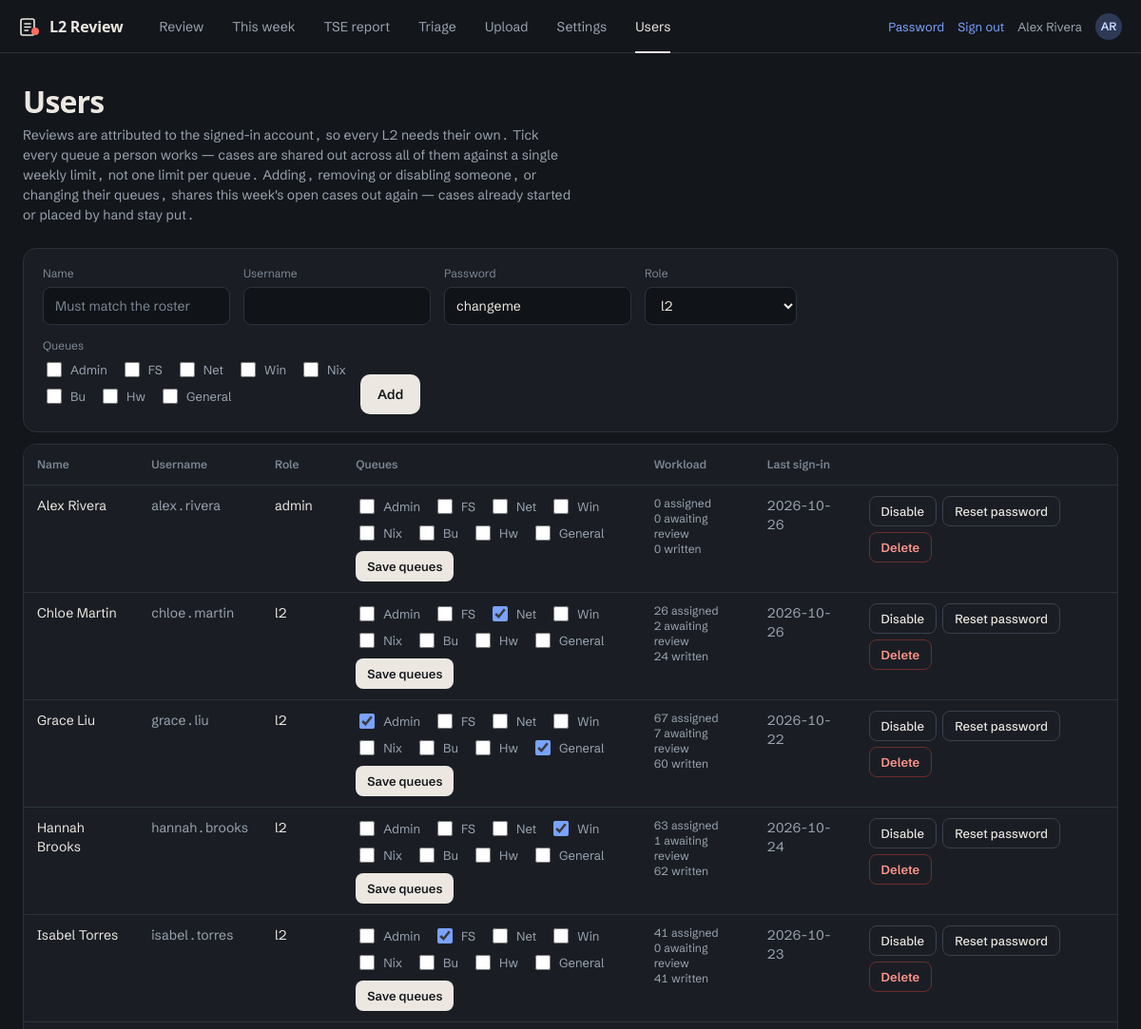
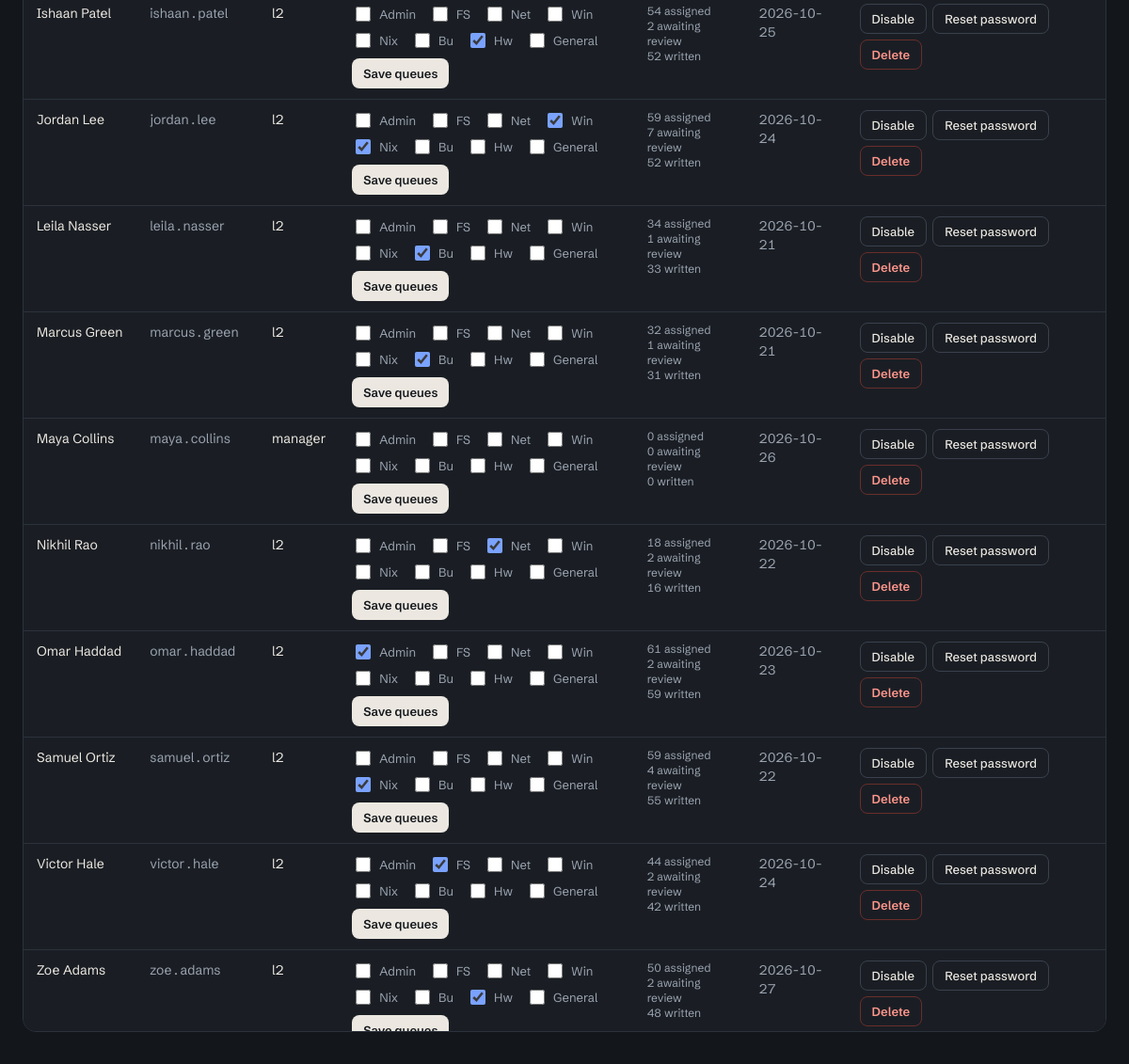
The app's page /users (signed in) with its own data (2 pictures, top to bottom).
### models.py (models this page shows)
class Base(DeclarativeBase):
    pass

class User(Base):
    __tablename__ = "users"
    id: Mapped[int] = mapped_column(primary_key=True)
    username: Mapped[str] = mapped_column(String(64), unique=True, index=True)
    display_name: Mapped[str] = mapped_column(String(128))
    password_hash: Mapped[str] = mapped_column(String(256))
    role: Mapped[str] = mapped_column(String(16), default="l2")   # admin | manager | l2
    active: Mapped[bool] = mapped_column(Boolean, default=True)
    must_change_password: Mapped[bool] = mapped_column(Boolean, default=True)
    created_at: Mapped[datetime] = mapped_column(DateTime, default=_now)
    last_login: Mapped[datetime | None] = mapped_column(DateTime, nullable=True)
    memberships: Mapped[list["QueueMembership"]] = relationship(back_populates="user")
    @property
    def is_admin(self) -> bool:
        return self.role == "admin"
    @property
    def can_see_all(self) -> bool:
        return self.role in ("admin", "manager")
    def queues(self) -> list[str]:
        return [m.queue for m in self.memberships]

### webapp.py (the view, shortened to what this page needs)
@app.route("/users", methods=["GET", "POST"])
@roles_required("admin")
def users_page():
    cfg = load_settings()
    with session_scope() as s:
        users = []
        for u in s.scalars(select(User).order_by(User.display_name)).all():
            act = svc.user_activity(s, u)
            users.append({"id": u.id, "username": u.username, "name": u.display_name,
                          "role": u.role, "active": u.active, "queues": u.queues(),
                          "last_login": u.last_login, **act})
    return render_template("users.html", users=users, queues=cfg["queues"])

### auth.py (called while the page is built)
def current_user() -> User | None:
    if "uid" not in session:
        return None
    if getattr(g, "_user", None) is None:
        with session_scope() as s:
            u = s.get(User, session["uid"])
            if u:
                _ = u.queues()          # load memberships before detaching
                s.expunge(u)
            g._user = u
    return g._user

def login_required(fn):
    @wraps(fn)
    def wrapper(*a, **kw):
        u = current_user()
        if not u:
            if request.method == "GET":
                session["next"] = request.full_path.rstrip("?")
            return redirect(url_for("login"))
        if u.must_change_password and fn.__name__ != "change_password":
            flash("Set a new password before continuing.")
            return redirect(url_for("change_password"))
        return fn(*a, **kw)
    return wrapper

def roles_required(*allowed):
    def deco(fn):
        @wraps(fn)
        @login_required
        def wrapper(*a, **kw):
            u = current_user()
            if u.role not in allowed:
                flash("That page is not available for your role.")
                return redirect(url_for("my_queue"))
            return fn(*a, **kw)
        return wrapper
    return deco

### services.py (called while the page is built)
def user_activity(sess, user: User) -> dict:
    open_cases = sess.scalar(
        select(func.count()).select_from(CaseWeek)
        .where(CaseWeek.assigned_to == user.display_name,
               CaseWeek.needs_review.is_(True))) or 0
    reviews = sess.scalar(
        select(func.count()).select_from(Review)
        .where(Review.author == user.display_name)) or 0
    assigned = sess.scalar(
        select(func.count()).select_from(CaseWeek)
        .where(CaseWeek.assigned_to == user.display_name)) or 0
    return {"open_cases": open_cases, "reviews": reviews, "assigned": assigned}

### store.py (called while the page is built)
@contextmanager
def session_scope():
    s = SessionLocal()
    try:
        yield s
        s.commit()
    except Exception:
        s.rollback()
        raise
    finally:
        s.close()

def load_settings() -> dict:
    with open(SETTINGS_PATH) as f:
        return json.load(f)

### webapp.py (called while the page is built)
@app.before_request
def _reset_user_cache():
    g._user = None

@app.context_processor
def _inject():
    s = load_settings()
    return {"me": current_user(), "settings": s, "buckets": s["buckets"],
            "queues": s["queues"]}

### templates/users.html (shortened to what this page needs)
{% extends "base.html" %}{% block body %}
<h1>Users</h1><p class="sub">Reviews are attributed to the signed-in account, so every L2 needs their
own. Tick every queue a person works — cases are shared out across all of them against a
single weekly limit, not one limit per queue. Adding, removing or disabling someone, or
changing their queues, shares this week's open cases out again — cases already started
or placed by hand stay put.</p>
<div class="card"><form method="post" class="filters"><input type="hidden" name="action" value="add">
 <div><label>Name</label><input name="display_name" placeholder="Must match the roster"></div>
 <div><label>Username</label><input name="username"></div>
 <div><label>Password</label><input name="password" value="changeme"></div>
 <div><label>Role</label><select name="role"><option>l2</option><option>manager</option><option>admin</option></select></div>
 <div><label>Queues</label><div class="qopts">
 {% for q in queues %}<label class="qopt"><input type="checkbox" name="queues" value="{{q}}">{{q}}</label>
 {% endfor %}</div></div>
 <div><button class="btn">Add</button></div>
</form></div>
<div class="card scroll"><table><tr><th>Name</th><th>Username</th><th>Role</th><th>Queues</th>
<th>Workload</th><th>Last sign-in</th><th></th></tr>
{% for u in users %}<tr class="{{'' if u.active else 'off'}}">
<td>{{u.name}}</td><td class="dim">{{u.username}}</td><td>{{u.role}}</td>
<td><form method="post"><input type="hidden" name="action" value="queues">
 <div class="qopts">
 {% for q in queues %}<label class="qopt">
  <input type="checkbox" name="queues" value="{{q}}" {{'checked' if q in u.queues}}>{{q}}</label>
 {% endfor %}</div>
 <button class="btn xs">Save queues</button></form></td>
<td class="xs dim">{{u.assigned}} assigned<br>{{u.open_cases}} awaiting review<br>{{u.reviews}} written</td>
<td class="dim">{{ u.last_login.strftime('%Y-%m-%d') if u.last_login else 'never' }}</td>
<td><form method="post" class="inline"><input type="hidden" name="user_id" value="{{u.id}}">
 <button class="btn alt xs" name="action" value="toggle">{{ 'Disable' if u.active else 'Enable' }}</button>
 <button class="btn alt xs" name="action" value="reset">Reset password</button>
 <button class="btn danger xs" name="action" value="delete"
  onclick='return confirm({{ ("Delete " ~ u.name ~ "?\n\n" ~ u.assigned ~ " case(s) assigned, " ~ u.open_cases ~ " still awaiting review, " ~ u.reviews ~ " review(s) written.\n\nReviews keep their name. Open work is handed to the rest of the queue.")|tojson }})'
  >Delete</button></form></td>
</tr>{% endfor %}</table></div>
{% endblock %}

### templates/base.html (shortened to what this page needs)
<!doctype html><html lang="en"><head><meta charset="utf-8">
<link rel="stylesheet" href="{{ url_for('static', filename='app.css') }}"></head><body>
{% if me %}
<header class="top">
 <a class="mark" href="/">
  L2 Review</a>
 <nav class="tabs" aria-label="Main">
  <a href="/" {{ 'aria-current=page' if request.path == '/' }}>Review</a>
  {% if me.can_see_all %}
  <a href="/dashboard" {{ 'aria-current=page' if request.path.startswith('/dashboard') }}>This week</a>
  <a href="/tse" {{ 'aria-current=page' if request.path.startswith('/tse') }}>TSE report</a>
  <a href="/triage" {{ 'aria-current=page' if request.path.startswith('/triage') }}>Triage</a>
  {% endif %}
  {% if me.is_admin %}
  <a href="/upload" {{ 'aria-current=page' if request.path.startswith('/upload') }}>Upload</a>
  <a href="/settings" {{ 'aria-current=page' if request.path.startswith('/settings') }}>Settings</a>
  <a href="/users" {{ 'aria-current=page' if request.path.startswith('/users') }}>Users</a>
  {% endif %}
 </nav>
 <div class="who">{% if demo %}<span class="demo-tag" title="Made-up data. Changes are temporary.">Demo</span>
  <span class="demo-switch">View as {% for k, p in personas.items() %}<a href="/demo/as/{{ k }}" {{ 'aria-current=true' if me.username == p[0] }}>{{ p[2] }}</a>{% endfor %}</span>
  <form method="post" action="/demo/reset" class="demo-reset"><button type="submit">Reset</button></form>
  {% else %}<a href="/password">Password</a>{% endif %}<a href="/logout">Sign out</a>
  <span>{{ me.display_name }}</span><span class="avatar" aria-hidden="true">{{ (me.display_name.split()|map('first')|join|upper)[:2] }}</span></div>
</header>
{% endif %}
<main class="{% block mainclass %}{% endblock %}">
{% block body %}{% endblock %}
</main></body></html>

### static/app.css (style rules this page uses)
:root { --ground: #13161B; --panel: #1A1E24; --raised: #232831; --well: #101318; --line: #2C323C; --line-strong: #3A414D; --paper: #ECE8E1; --muted: #9AA3AF; --faint: #7D8693; --signal: #7AA2FF; --bad: #FF6B5E; --warn: #E8B04A; --good: #6CCB8B; --ui: 'Schibsted Grotesk', system-ui, 'Segoe UI', sans-serif; --story: 'Newsreader', Georgia, serif; --ease: cubic-bezier(.2, .7, .2, 1); --r: 10px; }
* { box-sizing: border-box; }
body { margin: 0; background: var(--ground); color: var(--paper); font-family: var(--ui); font-size: 14px; line-height: 20px; font-variant-numeric: tabular-nums; -webkit-font-smoothing: antialiased; }
a { color: var(--signal); text-decoration: none; }
.top { height: 56px; display: flex; align-items: center; gap: 24px; padding: 0 20px; border-bottom: 1px solid var(--line); background: var(--ground); position: sticky; top: 0; z-index: 20; }
.mark { display: flex; align-items: center; gap: 10px; font-weight: 700; font-size: 16px; color: var(--paper); letter-spacing: -.01em; }
.tabs { display: flex; gap: 2px; height: 100%; }
.tabs a { display: flex; align-items: center; padding: 0 14px; color: var(--muted); position: relative; }
.tabs a[aria-current="page"] { color: var(--paper); }
.tabs a[aria-current="page"]::after { content: ""; position: absolute; left: 14px; right: 14px; bottom: -1px; height: 2px; background: var(--paper); }
.who { margin-left: auto; display: flex; align-items: center; gap: 14px; color: var(--muted); font-size: 13px; }
.avatar { width: 28px; height: 28px; border-radius: 50%; display: grid; place-items: center; background: #2E3A55; color: #C9D6FF; font-weight: 600; font-size: 12px; }
main { max-width: 1280px; margin: 0 auto; padding: 32px 24px 96px; }
h1 { font-size: 32px; line-height: 38px; font-weight: 700; letter-spacing: -.025em; margin: 0 0 6px; }
p.sub { color: var(--muted); font-size: 14px; line-height: 21px; margin: 0 0 24px; max-width: 68ch; }
.card { background: var(--panel); border: 1px solid var(--line); border-radius: 14px; padding: 18px 20px; margin-bottom: 12px; }
.btn { display: inline-flex; align-items: center; justify-content: center; gap: 10px; height: 42px; padding: 0 18px; border-radius: var(--r); border: 0; background: var(--paper); color: #15181D; font: inherit; font-weight: 600; cursor: pointer; text-decoration: none; transition: background .12s; }
.btn.alt { background: none; color: var(--paper); border: 1px solid var(--line-strong); font-weight: 500; }
.btn.xs { height: 32px; padding: 0 12px; font-size: 13px; border-radius: 8px; }
.btn.danger { background: none; color: #FF968C; border: 1px solid #6A2E2A; }
label { display: block; font-size: 12px; line-height: 16px; color: var(--faint); margin-bottom: 6px; }
input, select, textarea { width: 100%; height: 40px; padding: 0 12px; border-radius: 8px; background: var(--well); color: var(--paper); border: 1px solid var(--line); font: inherit; font-size: 14px; }
input::placeholder, textarea::placeholder { color: var(--faint); }
input[type=checkbox] { width: 16px; height: 16px; accent-color: var(--signal); }
.filters { display: flex; gap: 14px; flex-wrap: wrap; align-items: flex-end; }
.filters > div { min-width: 160px; }
.inline { display: inline-flex; gap: 6px; align-items: flex-start; flex-wrap: wrap; }
.qopts { display: flex; flex-wrap: wrap; gap: 6px 14px; margin-bottom: 8px; max-width: 320px; }
.qopt { display: inline-flex; align-items: center; gap: 6px; font-size: 13px; color: var(--muted); margin: 0; white-space: nowrap; cursor: pointer; }
table { width: 100%; border-collapse: collapse; }
th, td { text-align: left; padding: 11px 14px; vertical-align: top; border-bottom: 1px solid var(--line); }
th { font-size: 12px; font-weight: 600; color: var(--faint); background: var(--panel); position: sticky; top: 0; z-index: 2; }
.scroll { overflow: auto; max-height: 74vh; padding: 0; }
.dim { color: var(--muted); }
.xs { font-size: 12px; line-height: 16px; }

### records on screen
User: display_name "Alex Rivera", name "Alex Rivera", username "alex.rivera", role "admin", queues "Admin" "FS" "Net" "Win" "Nix" "Bu" "Hw" "General", assigned "0", open_cases "0", reviews "0", last_login "2026-10-26", active "Disable"
User: name "Chloe Martin", username "chloe.martin", role "l2", queues "Admin" "FS" "Net" "Win" "Nix" "Bu" "Hw" "General", assigned "26", open_cases "2", reviews "24", last_login "2026-10-26", active "Disable"
User: name "Grace Liu", username "grace.liu", role "l2", queues "Admin" "FS" "Net" "Win" "Nix" "Bu" "Hw" "General", assigned "67", open_cases "7", reviews "60", last_login "2026-10-22", active "Disable"
User: name "Hannah Brooks", username "hannah.brooks", role "l2", queues "Admin" "FS" "Net" "Win" "Nix" "Bu" "Hw" "General", assigned "63", open_cases "1", reviews "62", last_login "2026-10-24", active "Disable"
User: name "Isabel Torres", username "isabel.torres", role "l2", queues "Admin" "FS" "Net" "Win" "Nix" "Bu" "Hw" "General", assigned "41", open_cases "0", reviews "41", last_login "2026-10-23", active "Disable"
User: name "Ishaan Patel", username "ishaan.patel", role "l2", queues "Admin" "FS" "Net" "Win" "Nix" "Bu" "Hw" "General", assigned "54", open_cases "2", reviews "52", last_login "2026-10-25", active "Disable"
User: name "Jordan Lee", username "jordan.lee", role "l2", queues "Admin" "FS" "Net" "Win" "Nix" "Bu" "Hw" "General", assigned "59", open_cases "7", reviews "52", last_login "2026-10-24", active "Disable"
User: name "Leila Nasser", username "leila.nasser", role "l2", queues "Admin" "FS" "Net" "Win" "Nix" "Bu" "Hw" "General", assigned "34", open_cases "1", reviews "33", last_login "2026-10-21", active "Disable"
User: name "Marcus Green", username "marcus.green", role "l2", queues "Admin" "FS" "Net" "Win" "Nix" "Bu" "Hw" "General", assigned "32", open_cases "1", reviews "31", last_login "2026-10-21", active "Disable"
User: name "Maya Collins", username "maya.collins", role "manager", queues "Admin" "FS" "Net" "Win" "Nix" "Bu" "Hw" "General", assigned "0", open_cases "0", reviews "0", last_login "2026-10-26", active "Disable"
User: name "Nikhil Rao", username "nikhil.rao", role "l2", queues "Admin" "FS" "Net" "Win" "Nix" "Bu" "Hw" "General", assigned "18", open_cases "2", reviews "16", last_login "2026-10-22", active "Disable"
User: name "Omar Haddad", username "omar.haddad", role "l2", queues "Admin" "FS" "Net" "Win" "Nix" "Bu" "Hw" "General", assigned "61", open_cases "2", reviews "59", last_login "2026-10-23", active "Disable"
User: name "Samuel Ortiz", username "samuel.ortiz", role "l2", queues "Admin" "FS" "Net" "Win" "Nix" "Bu" "Hw" "General", assigned "59", open_cases "4", reviews "55", last_login "2026-10-22", active "Disable"
User: name "Victor Hale", username "victor.hale", role "l2", queues "Admin" "FS" "Net" "Win" "Nix" "Bu" "Hw" "General", assigned "44", open_cases "2", reviews "42", last_login "2026-10-24", active "Disable"
User: name "Zoe Adams", username "zoe.adams", role "l2", queues "Admin" "FS" "Net" "Win" "Nix" "Bu" "Hw" "General", assigned "50", open_cases "2", reviews "48", last_login "2026-10-27", active "Disable"

### other values on screen
{{ (me.display_name.split()|map('first')|join|upper)[:2] }} "AR"
{{ q }} "Admin" "FS" "Net" "Win" "Nix" "Bu" "Hw" "General"
